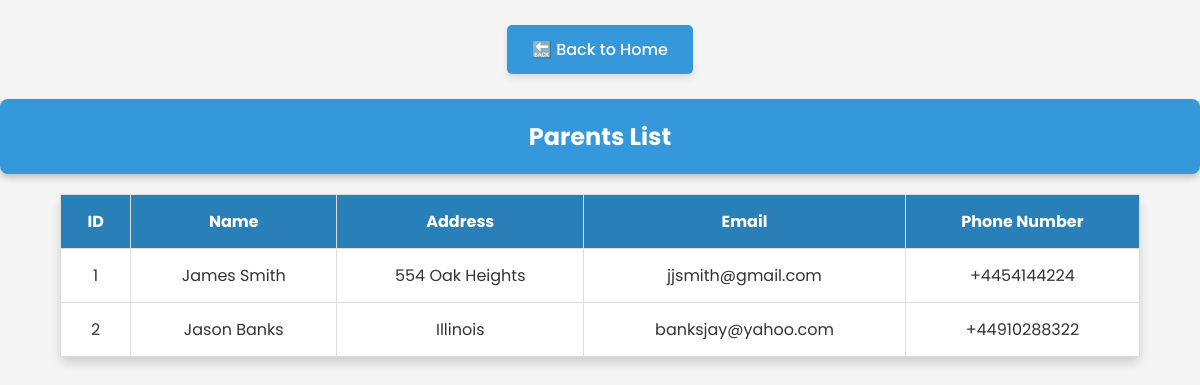
Screenshot of /school_management/public/view_parents.php with the database file from the repository.
### tables this page shows
CREATE TABLE `parents_guardians` (
  `id` int(11) NOT NULL,
  `name` varchar(100) NOT NULL,
  `address` varchar(255) NOT NULL,
  `email` varchar(100) DEFAULT NULL,
  `phoneNumber` varchar(20) DEFAULT NULL
);

### school_management/public/view_parents.php (the view, shortened to what this page needs)
<?php include 'config.php'; ?>
<!DOCTYPE html>
<html>
<head>
    <link rel="stylesheet" type="text/css" href="style.css">
</head>
<body>
<div style="text-align: center; margin: 15px;">
    <a href="index.php" class="back-button">🔙 Back to Home</a>
</div>
<h2>Parents List</h2>
<table border="1">
    <tr>
        <th>ID</th>
        <th>Name</th>
        <th>Address</th>
        <th>Email</th>
        <th>Phone Number</th>
    </tr>
    <?php
    $stmt = $conn->query("SELECT * FROM parents_guardians");
    while ($row = $stmt->fetch()) {
        echo "<tr>";
        echo "<td>" . $row['id'] . "</td>";
        echo "<td>" . $row['name'] . "</td>";
        echo "<td>" . $row['address'] . "</td>";
        echo "<td>" . $row['email'] . "</td>";
        echo "<td>" . $row['phoneNumber'] . "</td>";
        echo "</tr>";
    }
    ?>
</table>
</body>
</html>

### school_management/public/style.css (style rules this page uses)
body { font-family: 'Poppins', sans-serif; background-color: #f4f4f4; color: #333; margin: 0; padding: 0; }
h1, h2 { color: #fff; text-align: center; background-color: #3498db; padding: 20px; margin: 0; border-radius: 8px; box-shadow: 0px 4px 6px rgba(0, 0, 0, 0.2); }
table { width: 90%; margin: 20px auto; border-collapse: collapse; border-radius: 8px; box-shadow: 0px 6px 10px rgba(0, 0, 0, 0.15); }
table, th, td { border: 1px solid #ddd; padding: 14px; text-align: center; background-color: #fff; }
th { background-color: #2980b9; color: white; font-weight: bold; }
.back-button { text-decoration: none; color: white; background-color: #3498db; padding: 12px 25px; border-radius: 5px; margin: 10px; display: inline-block; transition: 0.3s ease; font-weight: 500; box-shadow: 0px 4px 6px rgba(0, 0, 0, 0.1); }

### rows the page displays
parents_guardians: id "1", name "James Smith", address "554 Oak Heights", email "jjsmith@gmail.com", phoneNumber "+4454144224"
parents_guardians: id "2", name "Jason Banks", address "Illinois", email "banksjay@yahoo.com", phoneNumber "+44910288322"
